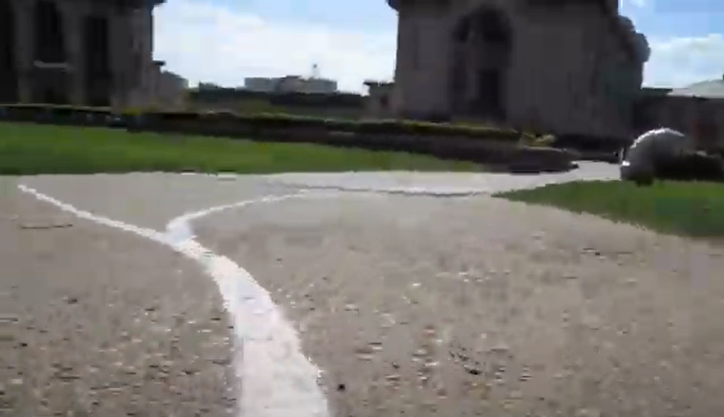
#> input picture imgs/image_369.png, 1448 x 833 px (shown at 1/2 size); the run also reads 1 picture not shown here
$ jupyter execute --allow-errors processing.ipynb   (older library calls are emulated)
#> lines starting #> are read from the running program, lines starting #| are printed output that depends on the picture; after the words box and inside, x2 and y2 are one past the last pixel; in counts of white or black regions, pixels touching at a corner belong together
[cell 1]
# %matplotlib inline
import numpy as np
from matplotlib import pyplot as plt
import cv2

[cell 2]
def bgr2rgb(img):
    return cv2.cvtColor(img, cv2.COLOR_BGR2RGB)

[cell 3]
def save(img):
    cv2.imwrite("sus.png", img)

[cell 4]
img = cv2.imread("imgs/misc/shadow1.png")

#> (a cell that did not finish here is left out)

#> (a cell that did not finish here is left out)

#> (a cell that did not finish here is left out)

[cell 8]
img = cv2.imread("imgs/image_369.png")
#> img is the input picture: shape (833, 1448, 3); mean B, G, R 111.8, 116.2, 117.9

[cell 9]
plt.imshow(bgr2rgb(img))
plt.show()

[cell 10]
H,W,_ = img.shape
H,W

[cell 11]
pts = [(H-1,0),(400,200),(400,1200),(H-1,W-1)]
for r,c in pts:
    cv2.circle(img, (c,r), radius=10, color=(0,255,0), thickness=-1)
#> img: shape (833, 1448, 3); 0.07% of pixels changed, all inside (x1, y1, x2, y2) = (0, 390, 1448, 833)

[cell 12]
plt.imshow(bgr2rgb(img))
plt.show()

[cell 13]
img_name = "checkerboard/ck6.jpg"
# img_name = "imgs/image_369.png"
img = bgr2rgb(cv2.imread(img_name))
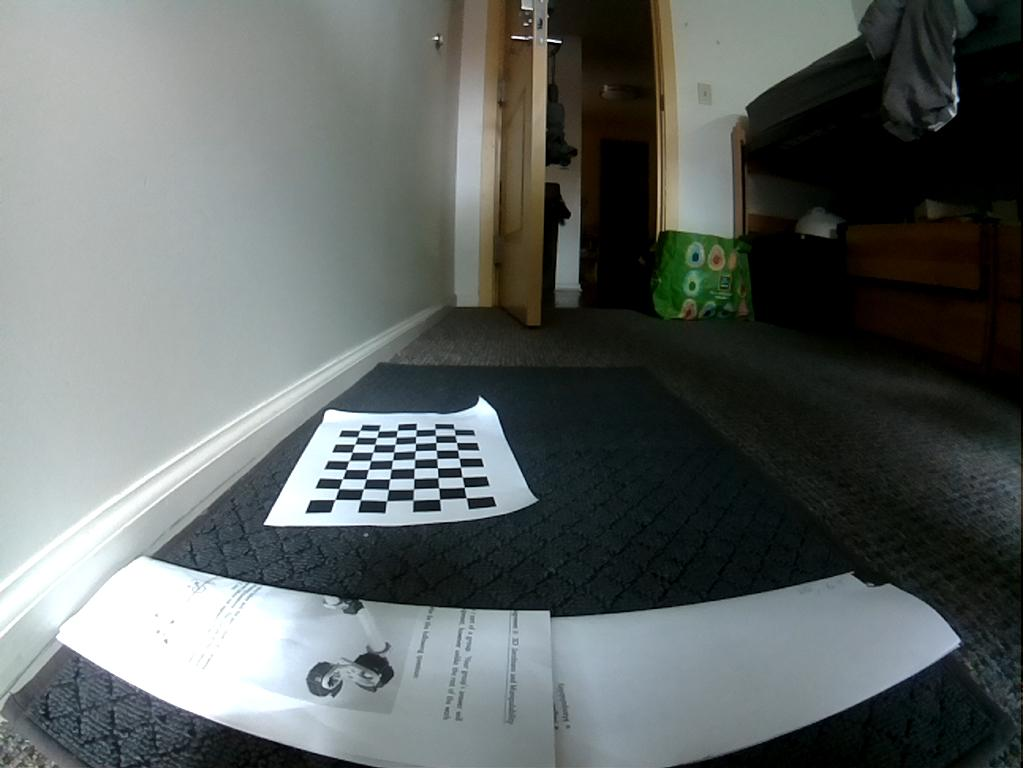
#> input picture checkerboard/ck6.jpg, 1024 x 768 px
H,W,_ = img.shape

[cell 14]
resize=1
src = [(650,370), (370,370), (0,700), (1000,730)]
src = [(int(resize*x),int(resize*y)) for x,y in src]
dst = [(10, 34), (-10, 34), (-10, 0), (10, 0)] # inches
dst = [(10*(x + 30), 10*y) for (x,y) in dst]
dst_np = np.array(dst, dtype=np.float32)
src_np = np.array(src, dtype=np.float32)
# resize,src_np, dst_np

[cell 15]
SCALE = 1000
colors = [
    (0, 0, 255),  # green
    (0, 255, 0),  # blue
    (255, 0, 0),  # red
    (255, 255, 0),  # yellow
]
for cnr_idx, (x, y) in enumerate(src):
    cv2.circle(img, (x, y), 10, colors[cnr_idx], -1)
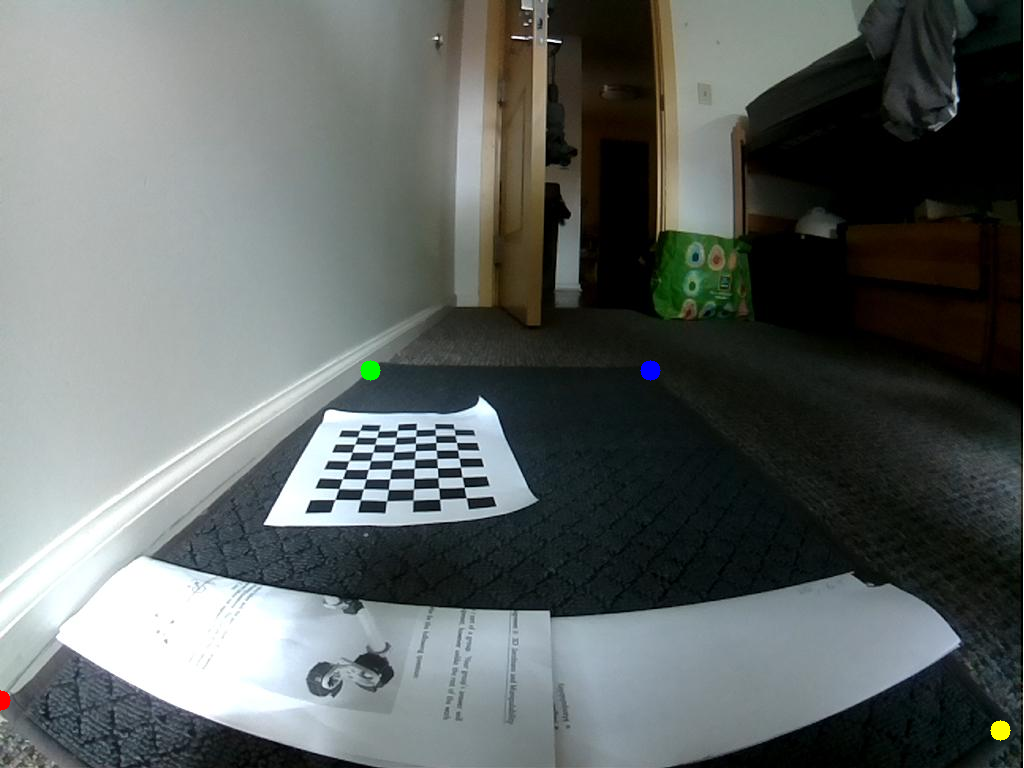
#> img: shape (768, 1024, 3); mean R, G, B 96.2, 102, 100.4
plt.imshow(img)
plt.show()

img = bgr2rgb(cv2.imread(img_name))

M = cv2.getPerspectiveTransform(src_np, dst_np)
#> M = [[-0.408, -1.27, 513], [-0.0163, 0.543, -380.2], [-4.79e-05, -0.00413, 1]]
h, w = img.shape[:2]
warped = cv2.warpPerspective(img, M, (600, 1000), flags=cv2.INTER_LINEAR, borderMode=cv2.BORDER_REPLICATE)
plt.imshow(warped, origin='lower')
plt.show()

#> (a cell that did not finish here is left out)

#> (a cell that did not finish here is left out)

[cell 18]
def relu(img, thresh):
#> called with thresh = 0.75
    img = img.astype(np.float32)
#> img: shape (1000, 600) float32
    diff = img - thresh
    print(diff)
#> (printed output is left out)
    relud = (diff * (diff > 0))
    return relud + thresh
#> returned value: shape (1000, 600) float32

yuv = cv2.cvtColor(warped, cv2.COLOR_RGB2YUV)
yuv_new = relu(yuv[:,:,0] / 255.0, .75)
plt.imshow(yuv_new, origin='lower')
plt.show()
yuv = yuv_new

[cell 19]
(yuv.shape[1] // 20, yuv.shape[0] // 20)

[cell 20]
shape = (yuv.shape[1] // 20, yuv.shape[0] // 20)
resized = cv2.resize(yuv, shape, interpolation = cv2.INTER_AREA)
plt.imshow(resized, origin='lower')
plt.show()

[cell 21]
tophat = np.array([-1, -1, 2, 2, -1, -1])
conv = cv2.filter2D(src=resized, ddepth=-1, kernel=tophat)
plt.imshow(conv, origin='lower')
plt.show()

[cell 22]
# hist, bin_edges = np.histogram(conv.flatten())
plt.hist(conv.flatten(), bins='auto')
plt.show()

[cell 23]
avg = np.mean(conv)
#> avg = 0.000939
avg
#> Out = 0.000939

[cell 24]
diff = conv.astype(np.float32)
relud = (diff * (diff > 0))
#> relud: shape (50, 30) float32
plt.imshow(relud, origin='lower')
plt.show()

[cell 25]
cropped = relud[:25,:]
plt.imshow(cropped, origin='lower')
plt.show()

[cell 26]
c = cropped.reshape(-1)
#> c = 750 values, max 0.618 at index 21, min 0 at index 4, mean 0.0247
indices = list(np.ndindex(cropped.shape[:]))
z = np.c_[indices, c]
#> z = 750 rows, first 8: [0, 0, 0.109], [0, 1, 0.0787], [0, 2, 0.0492], [0, 3, 0.0217], [0, 4, 0], [0, 5, 0], [0, 6, 0], [0, 7, 0]

[cell 27]
# numpy.polyfit(x, y, deg, rcond=None, full=False, w=None, cov=False)
z = np.polyfit(x=z[:,0],y=z[:,1],w=z[:,2], deg=2)
#> z = [0.0456, 0.32, 12.92]
z
#> Out = [0.0456, 0.32, 12.92]

[cell 28]
np.poly1d(z)

[cell 29]
new = relud.copy()
xp = np.linspace(0,50, 100)
#> (the rest of this cell did not finish here and is left out)

[cell 30]
import matplotlib.pyplot as plt
p = np.poly1d(z)
xp = np.linspace(-100,100, 100)
_ = plt.plot(xp, p(xp))
plt.show()
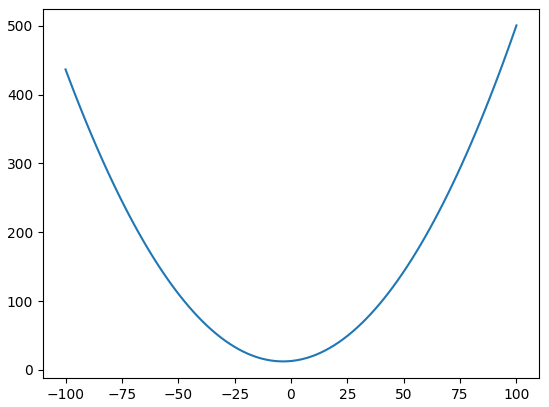
#> figure drawn by matplotlib, 1 panel; curve peaks at x = 100, y = 500.4

[cell 31]
# [11 lines of commented-out code are left out]

[cell 32]
import cv2
import numpy as np
import os
import glob
CHECKERBOARD = (6,9)
subpix_criteria = (cv2.TERM_CRITERIA_EPS+cv2.TERM_CRITERIA_MAX_ITER, 30, 0.1)
#> subpix_criteria = (3, 30, 0.1)
calibration_flags = cv2.fisheye.CALIB_RECOMPUTE_EXTRINSIC+cv2.fisheye.CALIB_CHECK_COND+cv2.fisheye.CALIB_FIX_SKEW
#> calibration_flags = 14
objp = np.zeros((1, CHECKERBOARD[0]*CHECKERBOARD[1], 3), np.float32)
objp[0,:,:2] = np.mgrid[0:CHECKERBOARD[0], 0:CHECKERBOARD[1]].T.reshape(-1, 2)
_img_shape = None
objpoints = [] # 3d point in real world space
imgpoints = [] # 2d points in image plane.
images = glob.glob('checkerboard/*.jpg')
for fname in images:
    img = cv2.imread(fname)
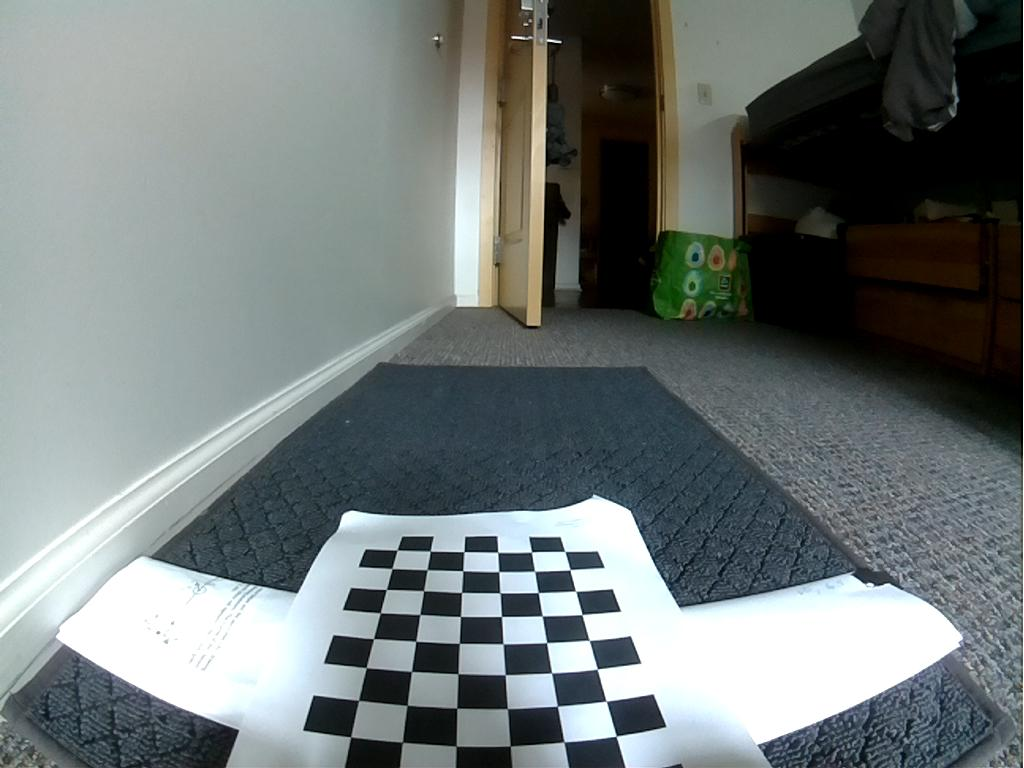
#> input picture checkerboard/ck1.jpg, 1024 x 768 px
#> img is the input picture: shape (768, 1024, 3); mean B, G, R 120.4, 121, 113.4
    if _img_shape == None:
        _img_shape = img.shape[:2]
    else:
        assert _img_shape == img.shape[:2], "All images must share the same size."
    gray = cv2.cvtColor(img,cv2.COLOR_BGR2GRAY)
    # Find the chess board corners
    ret, corners = cv2.findChessboardCorners(gray, CHECKERBOARD, cv2.CALIB_CB_ADAPTIVE_THRESH+cv2.CALIB_CB_FAST_CHECK+cv2.CALIB_CB_NORMALIZE_IMAGE)
#> ret = False; corners = None
    # If found, add object points, image points (after refining them)
    if ret == True:
        objpoints.append(objp)
        cv2.cornerSubPix(gray,corners,(3,3),(-1,-1),subpix_criteria)
        imgpoints.append(corners)
#> pass 2 of the loop `for fname in images:`:
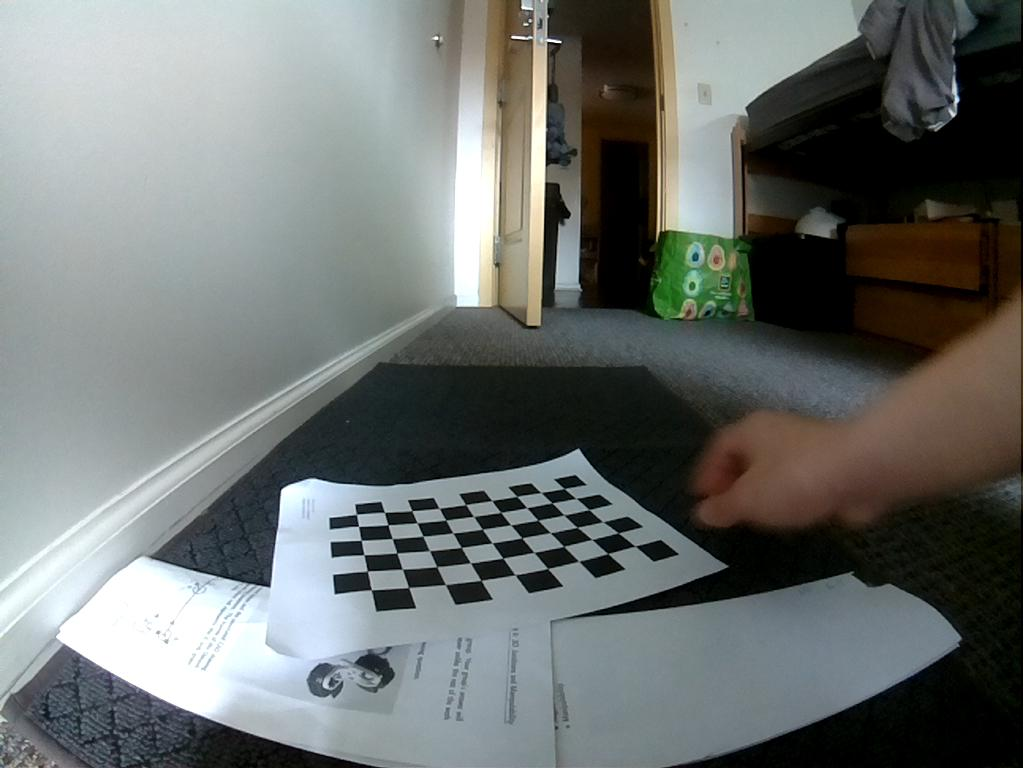
#> input picture checkerboard/ck2.jpg, 1024 x 768 px
#> img is the input picture: shape (768, 1024, 3); mean B, G, R 111.6, 113.7, 109.3
#> `gray = cv2.cvtColor(img,cv2.COLOR_BGR2GRAY)`:
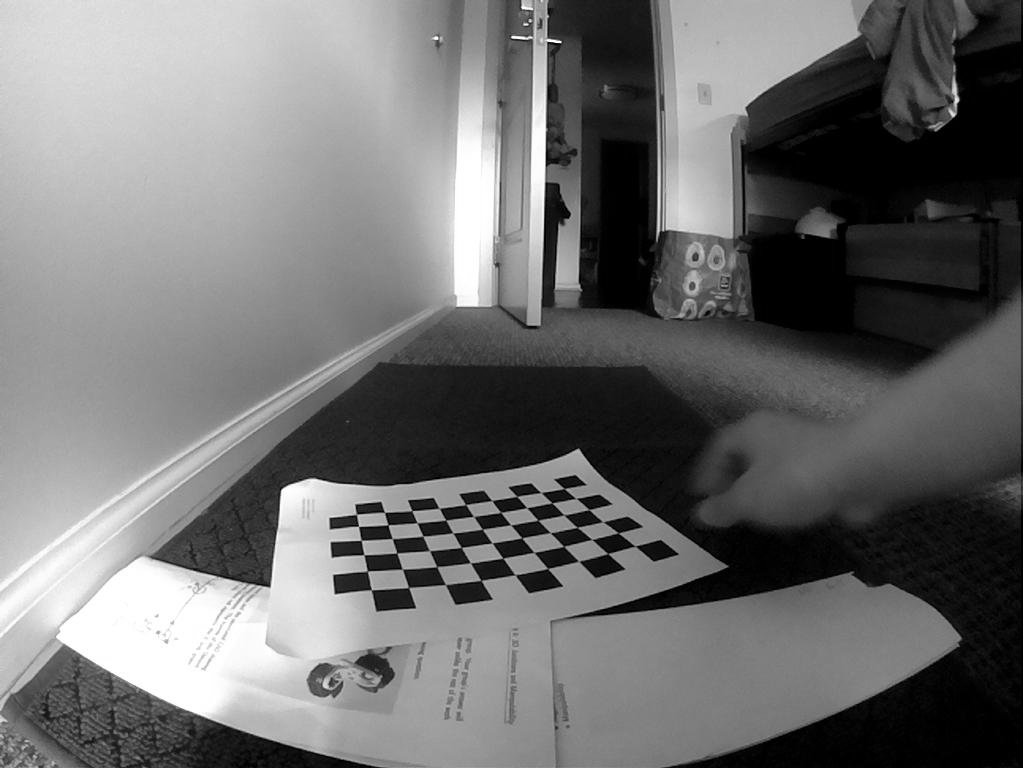
#> gray: shape (768, 1024); min 0, max 255, mean 112.1
#> ret = True; corners = 54 rows, first 8: [564.4, 488.5], [576, 498.5], [588.9, 509.5], [602.9, 522.1], [618.3, 532.8], [634.9, 546.2], [541, 492.5], [551.9, 502.9]
N_OK = len(objpoints)
K = np.zeros((3, 3))
D = np.zeros((4, 1))
rvecs = [np.zeros((1, 1, 3), dtype=np.float64) for i in range(N_OK)]
tvecs = [np.zeros((1, 1, 3), dtype=np.float64) for i in range(N_OK)]
rms, _, _, _, _ = \
    cv2.fisheye.calibrate(
        objpoints,
        imgpoints,
        gray.shape[::-1],
        K,
        D,
        rvecs,
        tvecs,
        calibration_flags,
        (cv2.TERM_CRITERIA_EPS+cv2.TERM_CRITERIA_MAX_ITER, 30, 1e-6)
    )
print("Found " + str(N_OK) + " valid images for calibration")
print("DIM=" + str(_img_shape[::-1]))
#| DIM=(1024, 768)
print("K=np.array(" + str(K.tolist()) + ")")
print("D=np.array(" + str(D.tolist()) + ")")

[cell 33]
# You should replace these 3 lines with the output in calibration step
DIM=(1024, 768)
K=np.array([[465.2204776706876, 0.0, 520.6063573966712], [0.0, 464.00154309364046, 327.28279417219517], [0.0, 0.0, 1.0]])
K_new = np.array([[465.2204776706876, 0.0, 520.6063573966712], [0.0, 464.00154309364046, 327.28279417219517], [0.0, 0.0, 1.0]])

D=np.array([[0.10872294377145097], [1.162022223507608], [-7.00997452733623], [8.771499066792968]])
def undistort(img_path):
#> called with img_path = 'checkerboard/ck1.jpg'
    plt.imshow(bgr2rgb(cv2.imread(img_path)))
    plt.show()
    img = cv2.imread(img_path)
    h,w = img.shape[:2]
    map1, map2 = cv2.fisheye.initUndistortRectifyMap(K, D, np.eye(3), K_new, DIM, cv2.CV_16SC2)
    undistorted_img = cv2.remap(img, map1, map2, interpolation=cv2.INTER_LINEAR, borderMode=cv2.BORDER_CONSTANT)
    plt.imshow(bgr2rgb(undistorted_img))
    plt.show()

undistort('checkerboard/ck1.jpg')

[cell 34]
# assume img is 1024 x 768
img = cv2.imread('imgs/04.jpg')
#> img is the input picture: shape (768, 1024, 3); mean B, G, R 100.4, 101.9, 96.1

# order: tr, tl, bl, br
src = [(650,370), (370,370), (0,700), (1000,730)]
dst = [(10, 34), (-10, 34), (-10, 0), (10, 0)]
dst = [(10*(x + 30), 10*y) for (x,y) in dst]
src_np = np.array(src, dtype=np.float32)
dst_np = np.array(dst, dtype=np.float32)

colors = [
    (0, 0, 255),  # green
    (0, 255, 0),  # blue
    (255, 0, 0),  # red
    (255, 255, 0),  # yellow
]
for cnr_idx, (x, y) in enumerate(src):
    cv2.circle(img, (x, y), 10, colors[cnr_idx], -1)
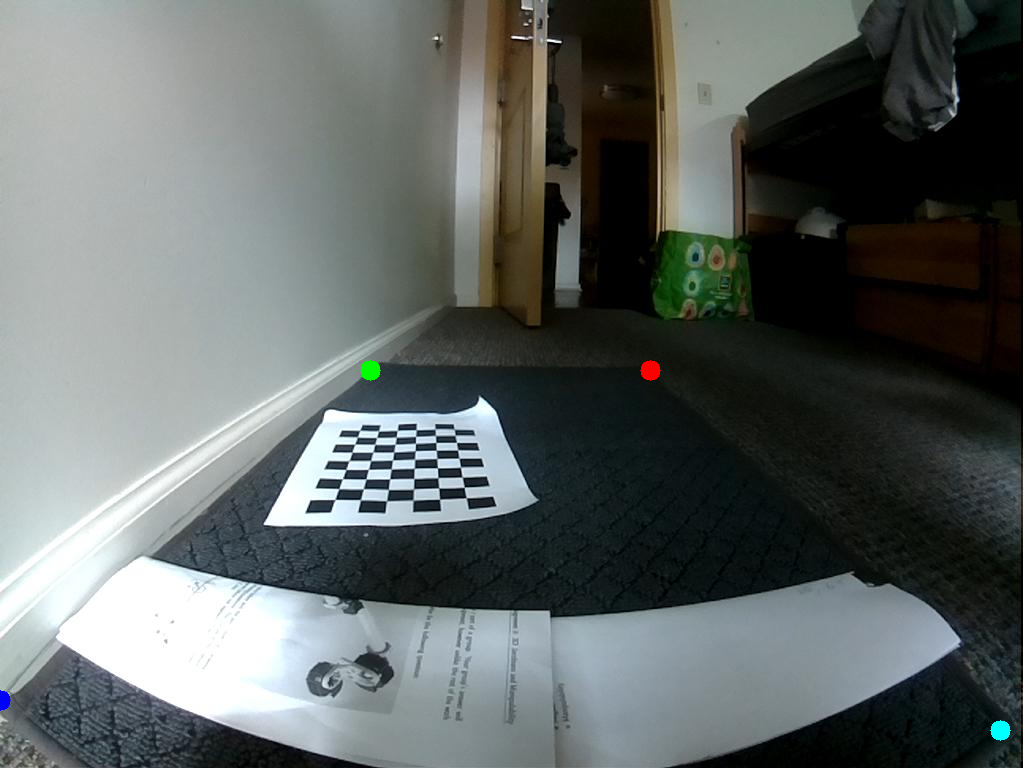
#> img: shape (768, 1024, 3); 0.14% of pixels changed, all inside (x1, y1, x2, y2) = (0, 360, 1011, 741)
plt.imshow(img)
plt.show()


# inverse projective map
M = cv2.getPerspectiveTransform(src_np, dst_np)
warped = cv2.warpPerspective(img, M, (600, 1000), flags=cv2.INTER_LINEAR, borderMode=cv2.BORDER_REPLICATE)

plt.imshow(warped, origin='lower')
plt.show()

#> (a cell that did not finish here is left out)

[cell 36]
def is_peak(arr, i):
    if i == 0 or i == len(arr) - 1:
        return False
    return arr[i] > .08 and arr[i-1] < .9*arr[i] and arr[i+1] < .9*arr[i]

[cell 37]
arr = relud.copy()
left_to_right = False
for i in range(arr.shape[0]):
    is_peaked = 0
    for j in range(arr.shape[1]):
        if not left_to_right:
            j = arr.shape[1] - j - 1
        if is_peaked or is_peak(arr[i], j):
            is_peaked += 1
        if is_peaked > 3:
            arr[i][j] = 0
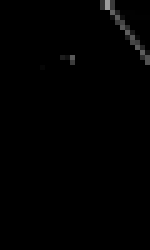
#> arr: shape (50, 30) float32 (shown 5 times larger); min 0, max 0.618, mean 0.00554

plt.imshow(relud, origin='lower')
plt.show()
plt.imshow(arr, origin='lower')
plt.show()

[cell 38]
img = cv2.imread('imgs/05.png')
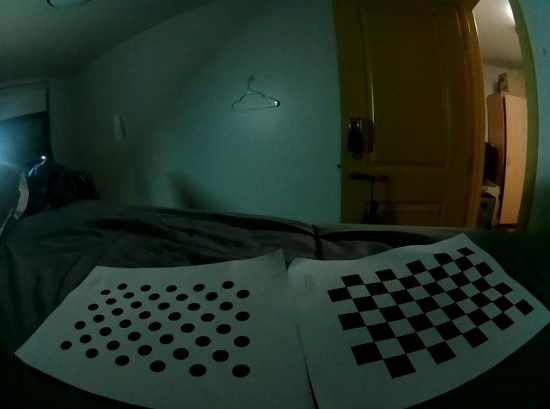
#> input picture imgs/05.png, 550 x 409 px
#> img is the input picture: shape (409, 550, 3); mean B, G, R 36.8, 48.4, 34.3
img = cv2.resize(img, (1024,768), interpolation = cv2.INTER_AREA)
#> img: shape (768, 1024, 3)
plt.imshow(img)
plt.show()
img.shape

[cell 39]
img.shape[1] / img.shape[0]

[cell 40]
img = cv2.imread('imgs/04.jpg')

# assume img is 1024 x 768
#> (the rest of this cell did not finish here and is left out)

#> (a cell that did not finish here is left out)

[cell 42]
pts
